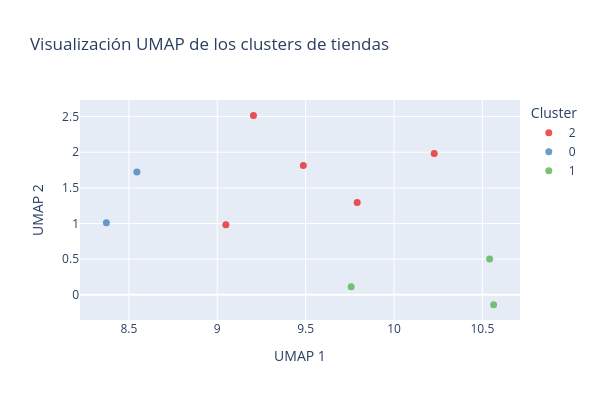

Write notebook code for a chart like this one.
### Markdown cell above
- Cluster 0: tiendas con alto volumen: mayor unidades vendidas, mayores ingresos, variabilidad moderada. Tiendas de alto volumen y demanda relativamente estable
- Cluster 1: tiendas de menor volumen y alta variabilidad. menor volumen de unidades, ingresos un poco inferiores a la mediana, precio medio algo mayor, menores ventas de productos de supermarket y una gran variabiidlad diaria. Tiendas de demanda irregular y menor orientación a supermercado
- Cluster 2: tiendas estandar, alrededor de la media en todas las variables. Tiendas de perfil medio y demanda estable

### Code cell
X_umap = df_tiendas[df_tiendas.columns[1:-1]].copy()
scaler_umap = StandardScaler()
X_umap_scaled = scaler_umap.fit_transform(X_umap)

reducer = umap.UMAP(
    n_components=2,
    n_neighbors=15,
    min_dist=0.1,
    metric="euclidean",
    random_state=42
)

embedding = reducer.fit_transform(X_umap_scaled)

df_umap = df_tiendas[["store_code", "cluster_kmeans"]].copy()
df_umap["UMAP_1"] = embedding[:, 0]
df_umap["UMAP_2"] = embedding[:, 1]
df_umap["cluster_kmeans"] = df_umap["cluster_kmeans"].astype(str)
colores_clusters = { 0: "#E41A1C", 1: "#377EB8", 2: "#4DAF4A"}

fig = px.scatter(
    df_umap,
    x="UMAP_1",
    y="UMAP_2",
    color="cluster_kmeans",
    hover_data=["store_code", "cluster_kmeans"],
    title="Visualización UMAP de los clusters de tiendas",
    color_discrete_sequence = colores_clusters # ponemos otros colores a mano para q se vea bien
)

fig.update_traces(
    marker=dict(
        size=7,
        opacity=0.75
    )
)

fig.update_layout(
    width = 600,
    height = 400,
    legend_title_text="Cluster",
    xaxis_title="UMAP 1",
    yaxis_title="UMAP 2"
)

fig.show()

### Figure 1 — Plotly figure (JSON) as saved in the notebook; plotly's stock layout.template omitted (floating-point values rounded to 4 significant figures)
{"data": [{"customdata": [["BOS_1", "2"], ["BOS_2", "2"], ["BOS_3", "2"], ["NYC_4", "2"], ["PHI_3", "2"]], "hovertemplate": "cluster_kmeans=%{customdata[1]}<br>UMAP_1=%{x}<br>UMAP_2=%{y}<br>store_code=%{customdata[0]}<extra></extra>", "legendgroup": "2", "marker": {"color": "#E41A1C", "opacity": 0.75, "size": 7, "symbol": "circle"}, "mode": "markers", "name": "2", "orientation": "v", "showlegend": true, "type": "scatter", "x": [9.487, 9.049, 9.792, 10.23, 9.205], "xaxis": "x", "y": [1.813, 0.9819, 1.293, 1.982, 2.516], "yaxis": "y"}, {"customdata": [["NYC_1", "0"], ["NYC_3", "0"]], "hovertemplate": "cluster_kmeans=%{customdata[1]}<br>UMAP_1=%{x}<br>UMAP_2=%{y}<br>store_code=%{customdata[0]}<extra></extra>", "legendgroup": "0", "marker": {"color": "#377EB8", "opacity": 0.75, "size": 7, "symbol": "circle"}, "mode": "markers", "name": "0", "orientation": "v", "showlegend": true, "type": "scatter", "x": [8.546, 8.373], "xaxis": "x", "y": [1.721, 1.011], "yaxis": "y"}, {"customdata": [["NYC_2", "1"], ["PHI_1", "1"], ["PHI_2", "1"]], "hovertemplate": "cluster_kmeans=%{customdata[1]}<br>UMAP_1=%{x}<br>UMAP_2=%{y}<br>store_code=%{customdata[0]}<extra></extra>", "legendgroup": "1", "marker": {"color": "#4DAF4A", "opacity": 0.75, "size": 7, "symbol": "circle"}, "mode": "markers", "name": "1", "orientation": "v", "showlegend": true, "type": "scatter", "x": [10.56, 10.54, 9.757], "xaxis": "x", "y": [-0.1373, 0.5041, 0.1142], "yaxis": "y"}], "layout": {"height": 400, "legend": {"title": {"text": "Cluster"}, "tracegroupgap": 0}, "title": {"text": "Visualización UMAP de los clusters de tiendas"}, "width": 600, "xaxis": {"anchor": "y", "domain": [0, 1], "title": {"text": "UMAP 1"}}, "yaxis": {"anchor": "x", "domain": [0, 1], "title": {"text": "UMAP 2"}}}}
